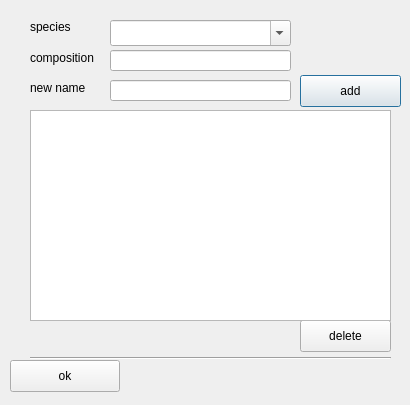
<?xml version="1.0" encoding="UTF-8"?>
<ui version="4.0">
 <class>Dialog</class>
 <widget class="QDialog" name="Dialog">
  <property name="geometry">
   <rect>
    <x>0</x>
    <y>0</y>
    <width>410</width>
    <height>405</height>
   </rect>
  </property>
  <property name="sizePolicy">
   <sizepolicy hsizetype="Fixed" vsizetype="Fixed">
    <horstretch>0</horstretch>
    <verstretch>0</verstretch>
   </sizepolicy>
  </property>
  <property name="windowTitle">
   <string>rename species</string>
  </property>
  <widget class="Line" name="line">
   <property name="geometry">
    <rect>
     <x>30</x>
     <y>350</y>
     <width>361</width>
     <height>16</height>
    </rect>
   </property>
   <property name="orientation">
    <enum>Qt::Horizontal</enum>
   </property>
  </widget>
  <widget class="QPushButton" name="btn_ok">
   <property name="geometry">
    <rect>
     <x>10</x>
     <y>360</y>
     <width>110</width>
     <height>32</height>
    </rect>
   </property>
   <property name="text">
    <string>ok</string>
   </property>
  </widget>
  <widget class="QComboBox" name="cb_sp">
   <property name="geometry">
    <rect>
     <x>110</x>
     <y>20</y>
     <width>181</width>
     <height>26</height>
    </rect>
   </property>
   <property name="editable">
    <bool>true</bool>
   </property>
   <property name="insertPolicy">
    <enum>QComboBox::NoInsert</enum>
   </property>
  </widget>
  <widget class="QLineEdit" name="txt_new">
   <property name="geometry">
    <rect>
     <x>110</x>
     <y>80</y>
     <width>181</width>
     <height>21</height>
    </rect>
   </property>
   <property name="text">
    <string/>
   </property>
   <property name="cursorPosition">
    <number>0</number>
   </property>
   <property name="cursorMoveStyle">
    <enum>Qt::LogicalMoveStyle</enum>
   </property>
  </widget>
  <widget class="QPushButton" name="btn_add_sp">
   <property name="geometry">
    <rect>
     <x>300</x>
     <y>75</y>
     <width>101</width>
     <height>32</height>
    </rect>
   </property>
   <property name="text">
    <string>add</string>
   </property>
   <property name="autoDefault">
    <bool>false</bool>
   </property>
   <property name="default">
    <bool>true</bool>
   </property>
  </widget>
  <widget class="QPushButton" name="btn_del_sp">
   <property name="geometry">
    <rect>
     <x>300</x>
     <y>320</y>
     <width>91</width>
     <height>32</height>
    </rect>
   </property>
   <property name="text">
    <string>delete</string>
   </property>
   <property name="autoDefault">
    <bool>false</bool>
   </property>
   <property name="default">
    <bool>false</bool>
   </property>
  </widget>
  <widget class="QTableView" name="table_rename">
   <property name="geometry">
    <rect>
     <x>30</x>
     <y>110</y>
     <width>361</width>
     <height>211</height>
    </rect>
   </property>
   <property name="showGrid">
    <bool>false</bool>
   </property>
   <attribute name="horizontalHeaderVisible">
    <bool>false</bool>
   </attribute>
   <attribute name="verticalHeaderVisible">
    <bool>false</bool>
   </attribute>
  </widget>
  <widget class="QLabel" name="label">
   <property name="geometry">
    <rect>
     <x>30</x>
     <y>20</y>
     <width>56</width>
     <height>13</height>
    </rect>
   </property>
   <property name="text">
    <string>species</string>
   </property>
  </widget>
  <widget class="QLabel" name="label_2">
   <property name="geometry">
    <rect>
     <x>30</x>
     <y>50</y>
     <width>71</width>
     <height>16</height>
    </rect>
   </property>
   <property name="text">
    <string>composition</string>
   </property>
  </widget>
  <widget class="QLabel" name="label_4">
   <property name="geometry">
    <rect>
     <x>30</x>
     <y>80</y>
     <width>71</width>
     <height>16</height>
    </rect>
   </property>
   <property name="text">
    <string>new name</string>
   </property>
  </widget>
  <widget class="QLineEdit" name="txt_comp">
   <property name="enabled">
    <bool>true</bool>
   </property>
   <property name="geometry">
    <rect>
     <x>110</x>
     <y>50</y>
     <width>181</width>
     <height>21</height>
    </rect>
   </property>
   <property name="text">
    <string/>
   </property>
   <property name="cursorPosition">
    <number>0</number>
   </property>
   <property name="readOnly">
    <bool>true</bool>
   </property>
   <property name="cursorMoveStyle">
    <enum>Qt::LogicalMoveStyle</enum>
   </property>
  </widget>
 </widget>
 <resources/>
 <connections/>
</ui>
